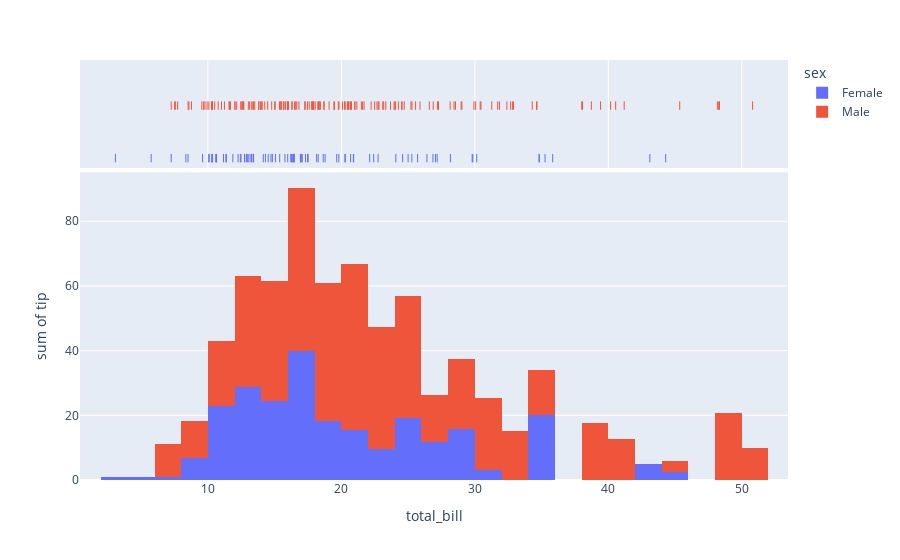

Source (notebook cell):
### Markdown cell above
### Combined Statistical Representations via px.histogram
The plotly.express function px.histogram can add a subplot with a different statistical representation than the histogram, given by the parameter marginal.

### Code cell
us_tech_stocks_historical_returns = px.data.tips()
fig = px.histogram(us_tech_stocks_historical_returns, x="total_bill", y="tip", color="sex", marginal="rug",
                   hover_data=us_tech_stocks_historical_returns.columns)
fig.show()

### Figure 1 — Plotly figure (JSON) as saved in the notebook; plotly's stock layout.template omitted (floating-point values rounded to 4 significant figures; data arrays with more than 128 entries replaced by an {"elided": "..."} marker saying what was removed)
{"data": [{"alignmentgroup": "True", "bingroup": "x", "histfunc": "sum", "hovertemplate": "sex=Female<br>total_bill=%{x}<br>sum of tip=%{y}<extra></extra>", "legendgroup": "Female", "marker": {"color": "#636efa", "pattern": {"shape": ""}}, "name": "Female", "offsetgroup": "Female", "orientation": "v", "showlegend": true, "type": "histogram", "x": [16.99, 24.59, 35.26, 14.83, 10.33, 16.97, 20.29, 15.77, 19.65, 15.06, 20.69, 16.93, 10.29, 34.81, 26.41, 16.45, 3.07, 17.07, 26.86, 25.28, 14.73, 10.07, 34.83, 5.75, 16.32, 22.75, 11.35, 15.38, 44.3, 22.42, 20.92, 14.31, 7.25, 25.71, 17.31, 10.65, 12.43, 24.08, 13.42, 12.48, 29.8, 14.52, 11.38, 20.27, 11.17, 12.26, 18.26, 8.51, 10.33, 14.15, 13.16, 17.47, 27.05, 16.43, 8.35, 18.64, 11.87, 29.85, 25, 13.39, 16.21, 17.51, 10.59, 10.63, 9.6, 20.9, 18.15, 19.81, 43.11, 13, 12.74, 13, 16.4, 16.47, 12.76, 13.27, 28.17, 12.9, 30.14, 13.42, 15.98, 16.27, 10.09, 22.12, 35.83, 27.18, 18.78], "xaxis": "x", "y": [1.01, 3.61, 5, 3.02, 1.67, 3.5, 2.75, 2.23, 3, 3, 2.45, 3.07, 2.6, 5.2, 1.5, 2.47, 1, 3, 3.14, 5, 2.2, 1.83, 5.17, 1, 4.3, 3.25, 2.5, 3, 2.5, 3.48, 4.08, 4, 1, 4, 3.5, 1.5, 1.8, 2.92, 1.68, 2.52, 4.2, 2, 2, 2.83, 1.5, 2, 3.25, 1.25, 2, 2, 2.75, 3.5, 5, 2.3, 1.5, 1.36, 1.63, 5.14, 3.75, 2.61, 2, 3, 1.61, 2, 4, 3.5, 3.5, 4.19, 5, 2, 2.01, 2, 2.5, 3.23, 2.23, 2.5, 6.5, 1.1, 3.09, 3.48, 3, 2.5, 2, 2.88, 4.67, 2, 3], "yaxis": "y"}, {"alignmentgroup": "True", "boxpoints": "all", "customdata": {"elided": "87x5 mixed values"}, "fillcolor": "rgba(255,255,255,0)", "hoveron": "points", "hovertemplate": "sex=%{customdata[0]}<br>total_bill=%{x}<br>smoker=%{customdata[1]}<br>day=%{customdata[2]}<br>time=%{customdata[3]}<br>size=%{customdata[4]}<extra></extra>", "jitter": 0, "legendgroup": "Female", "line": {"color": "rgba(255,255,255,0)"}, "marker": {"color": "#636efa", "symbol": "line-ns-open"}, "name": "Female", "offsetgroup": "Female", "showlegend": false, "type": "box", "x": [16.99, 24.59, 35.26, 14.83, 10.33, 16.97, 20.29, 15.77, 19.65, 15.06, 20.69, 16.93, 10.29, 34.81, 26.41, 16.45, 3.07, 17.07, 26.86, 25.28, 14.73, 10.07, 34.83, 5.75, 16.32, 22.75, 11.35, 15.38, 44.3, 22.42, 20.92, 14.31, 7.25, 25.71, 17.31, 10.65, 12.43, 24.08, 13.42, 12.48, 29.8, 14.52, 11.38, 20.27, 11.17, 12.26, 18.26, 8.51, 10.33, 14.15, 13.16, 17.47, 27.05, 16.43, 8.35, 18.64, 11.87, 29.85, 25, 13.39, 16.21, 17.51, 10.59, 10.63, 9.6, 20.9, 18.15, 19.81, 43.11, 13, 12.74, 13, 16.4, 16.47, 12.76, 13.27, 28.17, 12.9, 30.14, 13.42, 15.98, 16.27, 10.09, 22.12, 35.83, 27.18, 18.78], "xaxis": "x2", "yaxis": "y2"}, {"alignmentgroup": "True", "bingroup": "x", "histfunc": "sum", "hovertemplate": "sex=Male<br>total_bill=%{x}<br>sum of tip=%{y}<extra></extra>", "legendgroup": "Male", "marker": {"color": "#EF553B", "pattern": {"shape": ""}}, "name": "Male", "offsetgroup": "Male", "orientation": "v", "showlegend": true, "type": "histogram", "x": {"elided": "157 float values"}, "xaxis": "x", "y": {"elided": "157 float values"}, "yaxis": "y"}, {"alignmentgroup": "True", "boxpoints": "all", "customdata": {"elided": "157x5 mixed values"}, "fillcolor": "rgba(255,255,255,0)", "hoveron": "points", "hovertemplate": "sex=%{customdata[0]}<br>total_bill=%{x}<br>smoker=%{customdata[1]}<br>day=%{customdata[2]}<br>time=%{customdata[3]}<br>size=%{customdata[4]}<extra></extra>", "jitter": 0, "legendgroup": "Male", "line": {"color": "rgba(255,255,255,0)"}, "marker": {"color": "#EF553B", "symbol": "line-ns-open"}, "name": "Male", "offsetgroup": "Male", "showlegend": false, "type": "box", "x": {"elided": "157 float values"}, "xaxis": "x2", "yaxis": "y2"}], "layout": {"autosize": true, "barmode": "relative", "legend": {"title": {"text": "sex"}, "tracegroupgap": 0}, "margin": {"t": 60}, "xaxis": {"anchor": "y", "autorange": true, "domain": [0, 1], "range": [0.4178, 53.46], "title": {"text": "total_bill"}, "type": "linear"}, "xaxis2": {"anchor": "y2", "autorange": true, "domain": [0, 1], "matches": "x", "range": [0.4178, 53.46], "showgrid": true, "showticklabels": false, "type": "linear"}, "yaxis": {"anchor": "x", "autorange": true, "domain": [0, 0.7326], "range": [0, 95.14], "title": {"text": "sum of tip"}, "type": "linear"}, "yaxis2": {"anchor": "x2", "autorange": true, "domain": [0.7426, 1], "matches": "y2", "range": [-0.6119, 1.5], "showgrid": false, "showline": false, "showticklabels": false, "ticks": "", "type": "category"}}}
